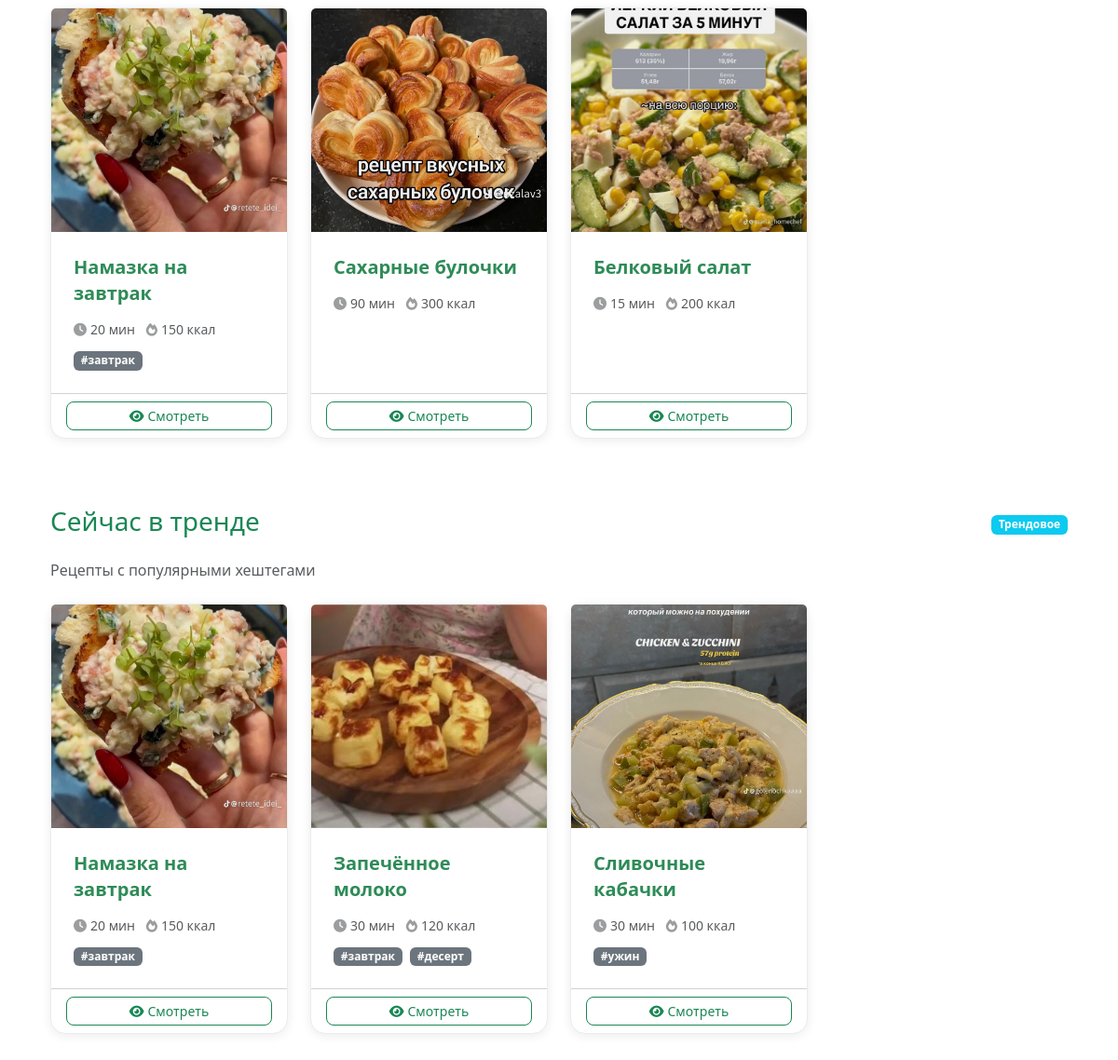
Page /others/recommendations/ (signed in, lower part) on the earlier database version.
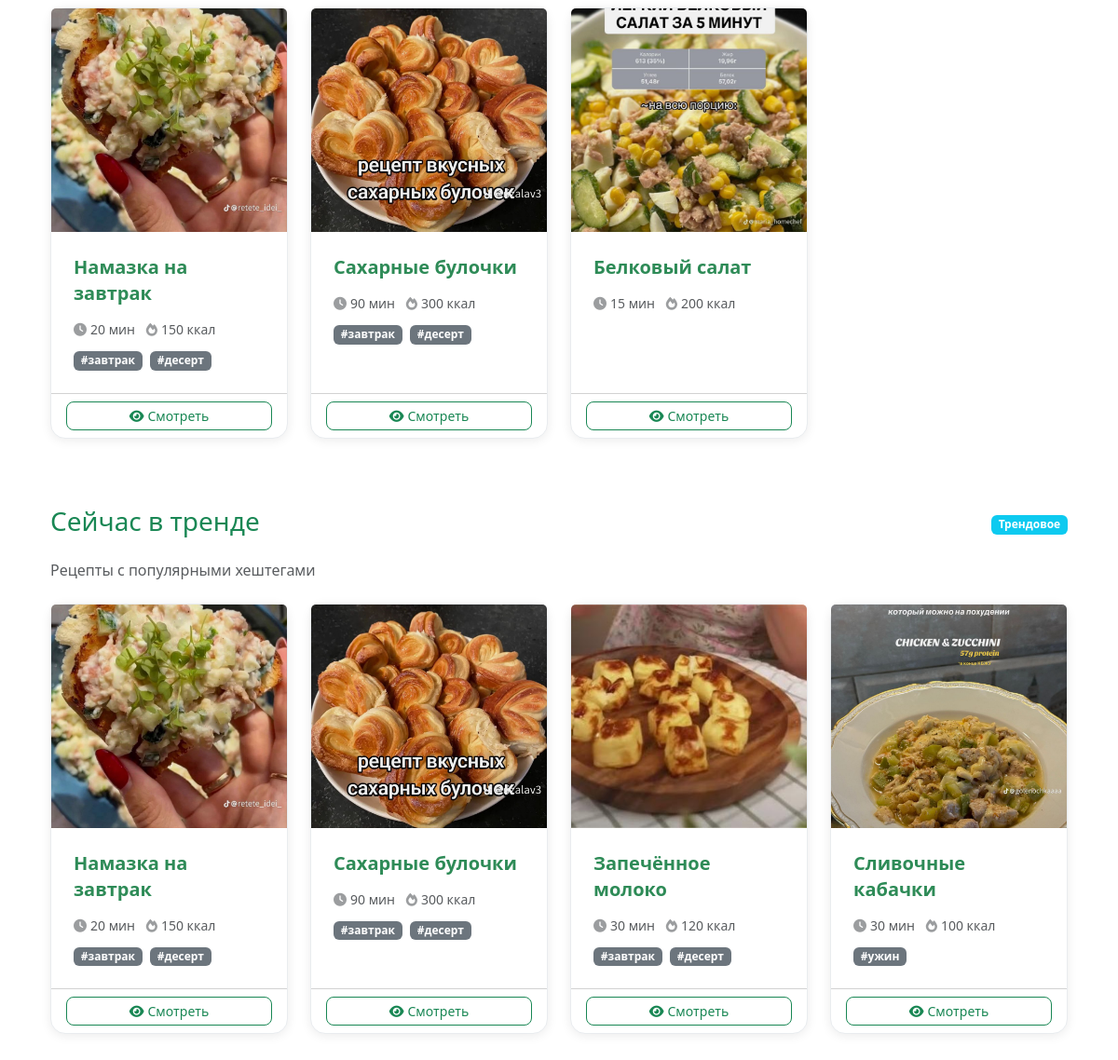
Same page on the later database version.
### recipes/models.py (models this page shows, shortened)
class Recipe(models.Model):
    DIFFICULTY_LEVELS = [
        ('easy', 'Легкий'),
        ('medium', 'Средний'),
        ('hard', 'Сложный'),
    ]
    title = models.CharField(max_length=200)
    description = models.TextField()  # Краткое описание для ленты
    author = models.ForeignKey(User, on_delete=models.CASCADE)
    cooking_time = models.PositiveIntegerField(help_text="Время приготовления в минутах")
    servings = models.PositiveIntegerField(help_text="Количество порций")
    calories_per_100g = models.PositiveIntegerField(help_text="Калории на 100 грамм")
    difficulty = models.CharField(max_length=10, choices=DIFFICULTY_LEVELS)
    created_at = models.DateTimeField(auto_now_add=True)
    updated_at = models.DateTimeField(auto_now=True)
    main_photo = models.ImageField(upload_to='recipes/main_photos/')
    video = models.FileField(upload_to='recipes/videos/', null=True, blank=True)
    hashtags = models.ManyToManyField(Hashtag, blank=True)

class Hashtag(models.Model):
    name = models.CharField(max_length=50, unique=True)

### others/views.py (the view)
# urls.py: path('recommendations/', views.recommendations_list, name='recommendations-list'),
@login_required
def recommendations_list(request):
    print(f"=== ДЕБАГ РЕКОМЕНДАЦИЙ ДЛЯ {request.user.username} ===")
    favorite_recipes = request.user.favorite_set.all()
    print(f"Избранных рецептов: {favorite_recipes.count()}")
    for fav in favorite_recipes:
        print(f" - {fav.recipe.title}: {[tag.name for tag in fav.recipe.hashtags.all()]}")
    favorite_hashtags = Hashtag.objects.filter(recipe__in=[fav.recipe for fav in favorite_recipes]).distinct()
    print(f"Хештеги в избранном: {[tag.name for tag in favorite_hashtags]}")
    recommendations = Recommendation.objects.get_recommendations_for_user(request.user)
    print(f"Рекомендаций из кэша: {len(recommendations)}")
    if not recommendations:
        context = {
            'recommendations': [],
            'message': 'Пока недостаточно данных для формирования рекомендаций. Добавьте рецепты в избранное!',
            'debug_info': {
                'favorite_count': favorite_recipes.count(),
                'hashtag_count': favorite_hashtags.count(),
            }
        }
    else:
        context = {
            'recommendations': recommendations,
            'message': None,
            'debug_info': None
        }
    return render(request, 'others/recommendations_list.html', context)

### others/models.py (called while the page is built)
    def get_recommendations_for_user(self, user):
        cache_key = f"user_recommendations_{user.id}"
        recommendations = cache.get(cache_key)
        if recommendations is None:
            print(f"Генерация рекомендаций для пользователя {user.username}")
            recommendations = self.generate_recommendations(user)
            cache.set(cache_key, recommendations, 3600)  # Кэшируем на 1 час
            print(f"Сгенерировано рекомендаций: {len(recommendations)}")
        else:
            print(f"Рекомендации загружены из кэша: {len(recommendations)}")
        return recommendations

### templates/others/recommendations_list.html (shortened to what this page needs)
{% extends 'base.html' %}
{% load static %}
{% block content %}
<div class="container mt-4">
    <div class="row">
        <div class="col-12">
            {% for recommendation in recommendations %}
            <div class="recommendation-section mb-5">
                <div class="d-flex justify-content-between align-items-center mb-3">
                    <h3 class="text-success">{{ recommendation.title }}</h3>
                    <span class="badge bg-{% if recommendation.type == 'hashtag' %}primary{% elif recommendation.type == 'popular' %}warning{% else %}info{% endif %}">
                        {% if recommendation.type == 'hashtag' %}По интересам
                        {% elif recommendation.type == 'popular' %}Популярное
                        {% else %}Трендовое{% endif %}
                    </span>
                </div>
                {% if recommendation.description %}
                <p class="text-muted mb-4">{{ recommendation.description }}</p>
                {% endif %}
                {% if recommendation.recipes %}
                <div class="row">
                    {% for recipe in recommendation.recipes %}
                    <div class="col-md-3 col-sm-6 mb-4">
                        <div class="card recipe-card h-100">
                            {% if recipe.main_photo %}
                            <img src="{{ recipe.main_photo.url }}" class="card-img-top recipe-image" alt="{{ recipe.title }}">
                            {% else %}
                            <div class="recipe-image-placeholder card-img-top d-flex align-items-center justify-content-center">
                                <i class="fas fa-utensils fa-3x text-muted"></i>
                            </div>
                            {% endif %}
                            <div class="card-body">
                                <h6 class="card-title">{{ recipe.title }}</h6>
                                <div class="recipe-meta">
                                    <small class="text-muted">
                                        <i class="fas fa-clock me-1"></i>{{ recipe.cooking_time }} мин
                                        <i class="fas fa-fire ms-2 me-1"></i>{{ recipe.calories_per_100g }} ккал
                                    </small>
                                </div>
                                {% if recipe.hashtags.all %}
                                <div class="hashtags mt-2">
                                    {% for hashtag in recipe.hashtags.all|slice:":2" %}
                                    <span class="badge bg-secondary badge-sm me-1">{{ hashtag.name }}</span>
                                    {% endfor %}
                                </div>
                                {% endif %}
                            </div>
                            <div class="card-footer bg-transparent">
                                <a href="{% url 'recipes:recipe-detail' recipe.pk %}" class="btn btn-outline-success btn-sm w-100">
                                    <i class="fas fa-eye me-1"></i>Смотреть
                                </a>
                            </div>
                        </div>
                    </div>
                    {% endfor %}
                </div>
                {% else %}
                <div class="alert alert-warning">
                    <i class="fas fa-exclamation-triangle me-2"></i>
                    Пока нет подходящих рецептов для этой категории
                </div>
                {% endif %}
            </div>
            {% endfor %}
        </div>
    </div>
</div>
{% endblock %}

Differences in the rows shown:
changed Recipe "Намазка на завтрак": gains Hashtag (name "#десерт")
now on one of the page's lists (row edited): Recipe: title "Сахарные булочки", cooking_time "90", calories_per_100g "300"
changed Recipe "Сахарные булочки": gains Hashtag (name "#завтрак"); gains Hashtag (name "#десерт")
